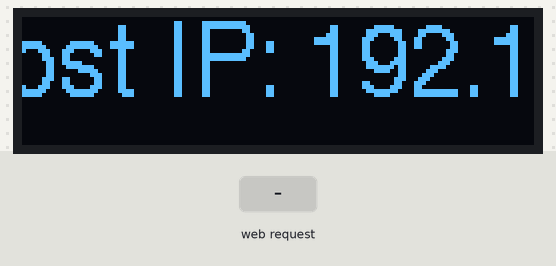
Simulated run of this sketch. Board: ESP8266 (NodeMCU). Shown: 128×32 one-colour display. Inputs (shaded band) come from the test bench. WiFi joins after 1.5 s; servers stay silent unless stated; what the sketch prints to the serial monitor is not drawn.

Above: at 1.99 s.
At 2.7 s:
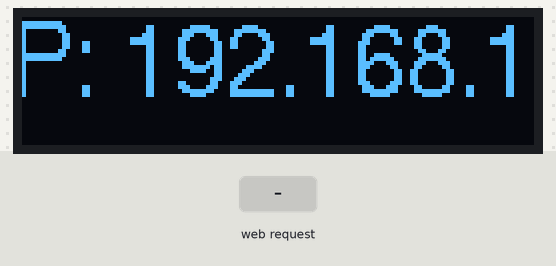
2.8 s: HTTP request GET / received
At 2.89 s:
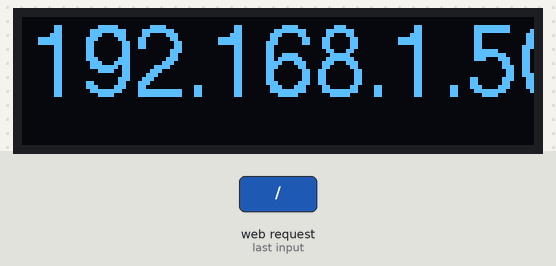
Timing chart, 0 to 5.8 s (numbered marks = the images above; inputs shaded):
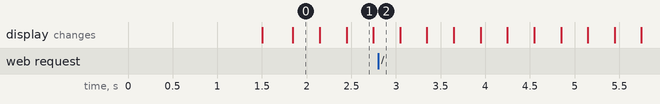

The sketch:

esp-lcd-http-message-display.ino
```cpp
#include <ESP8266WiFi.h>
#include <ESP8266mDNS.h>
#include <ArduinoOTA.h>
#include <ESP8266WebServer.h>
#include <U8g2lib.h>
#include <SimpleTimer.h>

#ifndef STASSID
#define STASSID "CHANGEME"
#endif
#ifndef STAPSK
#define STAPSK  "CHANGEME"
#endif
#ifndef AUTHTOKENCODE
#define AUTHTOKENCODE "Auth-Token"
#endif
#ifndef AUTHTOKENVALUE
#define AUTHTOKENVALUE "1234567890"
#endif

const char* ssid = STASSID;
const char* password = STAPSK;
const char* authTokenCode = AUTHTOKENCODE;
const char* authTokenValue = AUTHTOKENVALUE;

U8G2_SSD1306_128X32_UNIVISION_F_HW_I2C u8g2(U8G2_R0, /* reset=*/ 16, /* clock=*/ 5, /* data=*/ 4);

ESP8266WebServer server(80);

SimpleTimer timer;

long show_message_interval = 100;
String display_message = "";
unsigned long display_message_until = 0;
u8g2_uint_t x;
u8g2_uint_t offset;
u8g2_uint_t width;

void setMessage(String message, long duration) {
  display_message = message + " ";
  display_message_until = millis() + duration;
}

void showMessage() {
  // Have we finished the current message?
  if (millis() >= display_message_until) {
    u8g2.clear();
    return;
  }

  // Display the current message
  int message_len = display_message.length() + 1;
  char message_array[message_len];
  display_message.toCharArray(message_array, message_len);

  width = u8g2.getUTF8Width(message_array);

  u8g2.firstPage();
  do {

    x = offset;
    do {
      u8g2.drawUTF8(x, 20, message_array);
      x += width;
    } while ( x < u8g2.getDisplayWidth() );

    u8g2.setCursor(0, 64);

  } while ( u8g2.nextPage() );

  offset -= 1;
  if ( (u8g2_uint_t)offset < (u8g2_uint_t) - width ) {
    offset = 0;
  }
}

void handleDisplay() {
  Serial.println("Method: handleDisplay");

  // Validate the token
  String providedToken = server.header(authTokenCode);
  Serial.print("Client Provided Token of:");
  Serial.println(providedToken);
  if (providedToken != authTokenValue) {
    Serial.println("EXIT: Token Denied");
    server.send(400, "text/plain", "Sorry, token is invalid");
    return;
  }

  // Do we have a message?
  if (!server.hasArg("message")) {
    Serial.println("EXIT: Message is missing");
    server.send(400, "text/plain", "Sorry, message is missing");
    return;
  }

  // Get the message
  String message = server.arg("message");
  Serial.print("Message is:");
  Serial.println(message);

  // Get the duration (display time)
  long duration = 10000;
  if (server.hasArg("duration")) {
    duration = server.arg("duration").toInt();
  }
  Serial.print("Duration is:");
  Serial.println(duration);

  // Set the message
  setMessage(message, duration);

  // Bye
  Serial.println("EXIT: Success!");
  server.send(200, "text/plain", "Success!");
}

void handleIndex() {
  Serial.println("Method: handleIndex");
  server.send(200, "text/plain", "Hello! Welcome to the ESP message client");
}

void setup() {
  Serial.begin(115200);
  WiFi.mode(WIFI_STA);
  WiFi.begin(ssid, password);
  if (WiFi.waitForConnectResult() != WL_CONNECTED) {
    Serial.println("WiFi Connect Failed! Rebooting...");
    delay(1000);
    ESP.restart();
  }
  ArduinoOTA.begin();

  // Font Setup
  u8g2.begin();
  u8g2.setFont(u8g2_font_helvR18_te);
  u8g2.clear();

  // We need to collect some headers
  const char * headerkeys[] = {authTokenCode} ;
  size_t headerkeyssize = sizeof(headerkeys)/sizeof(char*);
  server.collectHeaders(headerkeys, headerkeyssize );

  // Set routes
  server.on("/", HTTP_GET, handleIndex);
  server.on("/display", HTTP_POST, handleDisplay);

  // Start the server!
  server.begin();

  // Display the host IP as the initial message
  String boot_message = "Host IP: " + WiFi.localIP().toString();
  Serial.println(boot_message);
  setMessage(boot_message, 120000);

  // Timer Setup
  timer.setInterval(show_message_interval);
}

void loop() {
  ArduinoOTA.handle();
  server.handleClient();
  if (timer.isReady()) {
    showMessage();
  }
}
```
